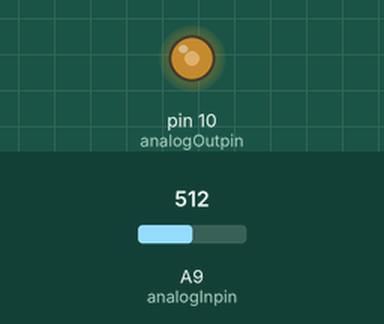
A sketch run on a simulated Arduino Mega 2560, built with avr-gcc and run on an emulated ATmega2560. Shown: output pins drawn as LEDs (lit = HIGH). The test bench sets the inputs (shaded band); at power-on: A9 (analogInpin) = 512. What the sketch prints to the serial monitor is not drawn.

Above: at 1.2 s.
1.3 s: A9 (analogInpin) set to 810
At 2.2 s:
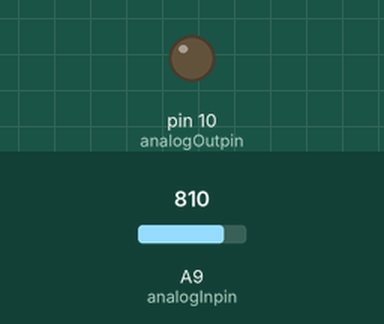
2.8 s: A9 (analogInpin) set to 790
At 3.3 s:
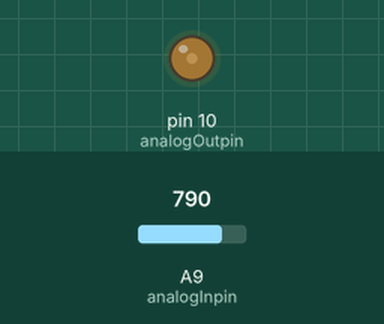
4.3 s: A9 (analogInpin) set to 306
At 4.8 s:
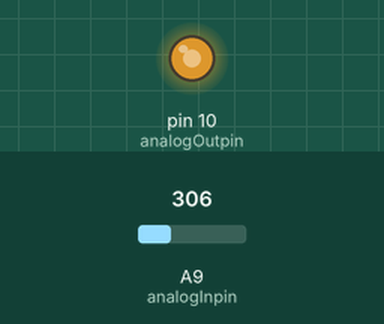
5.8 s: A9 (analogInpin) set to 0
At 6.5 s:
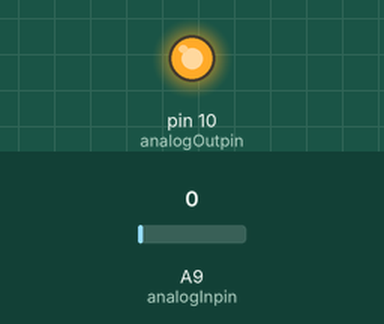
Timing chart, 0 to 8.3 s (numbered marks = the images above; inputs shaded):
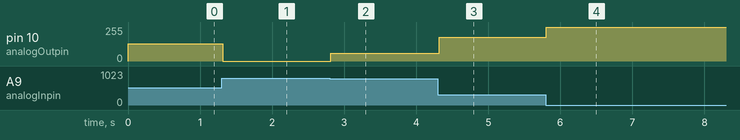

The sketch:

wk3_Illuminated_Cap.ino
```cpp
int analogInpin = A9;
int analogOutpin = 10;

int outputValue = 0;
int sensorValue = 0;
int reverseValue = 0;

int threshold = 800;

void setup() {
  // put your setup code here, to run once:
  pinMode(analogOutpin, OUTPUT);
  pinMode(analogInpin, INPUT);
  Serial.begin(9600);
}

void loop() {
  // put your main code here, to run repeatedly:
  //read the analog in value
  sensorValue = analogRead(analogInpin);
  if (sensorValue < threshold){
    //map it to the range og the anlog output
    reverseValue = map(sensorValue, 0, 1023, 0 , 255);
    outputValue = 255 - reverseValue;
  }
  else{
    outputValue = 0;
  }
  // change the analog out value
  analogWrite(analogOutpin,outputValue);

  //print the results to the Serial Monitor;
  Serial.print("sensor = ");
  Serial.print(sensorValue);
  Serial.print("\t output = ");
  Serial.print(outputValue);

  delay(2);
}
```

Measured:
- after the input at 1.3 s, pin 10 (analogOutpin): 128/255 → 0/255 at once
- after the input at 2.8 s, pin 10 (analogOutpin): 0/255 → 59/255 at once
- after the input at 4.3 s, pin 10 (analogOutpin): 59/255 → 179/255 at once
- after the input at 5.8 s, pin 10 (analogOutpin): 179/255 → 255/255 at once
